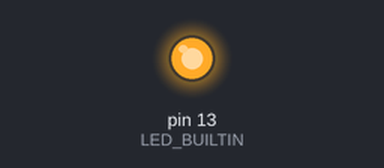
Bench run of a sketch on a simulated Arduino Uno, built with avr-gcc and run on an emulated ATmega328P. On the bench: output pins drawn as LEDs (lit = HIGH). Sleep ends after the set time or at an interrupt.

Above: at 0.1 s.
At 1.1 s:
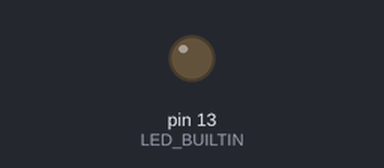
Timing chart, 0 to 2.6 s (numbered marks = the images above):
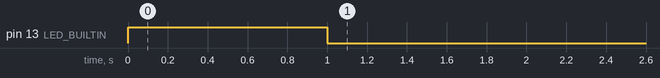

The sketch:

low_power.ino
```cpp
#define _SLEEP_CONTROL_REG  SMCR
#define SMCR _SFR_IO8(0x33)
#define _SFR_IO8(io_addr) _MMIO_BYTE((io_addr) + __SFR_OFFSET)
#define _MMIO_BYTE(mem_addr) (*(volatile uint8_t *)(mem_addr))
#define set_sleep_mode(mode) \
    do { \
        _SLEEP_CONTROL_REG = ((_SLEEP_CONTROL_REG & ~(_BV(SM0) | _BV(SM1) | _BV(SM2))) | (mode)); \
    } while(0)
#define _BV(bit) (1 << (bit))
#define bit(b) (1UL << (b))
#define SM0 1
#define SM1 2
#define SM2 3
#define _SLEEP_ENABLE_MASK  _BV(SE)
#define SE 0

#define sleep_enable()             \
do {                               \
  _SLEEP_CONTROL_REG |= (uint8_t)_SLEEP_ENABLE_MASK;   \
} while(0)
#define sleep_cpu()                              \
do {                                             \
  __asm__ __volatile__ ( "sleep" "\n\t" :: );    \
} while(0)


void setup() {
  pinMode(LED_BUILTIN, OUTPUT);
  digitalWrite(LED_BUILTIN, HIGH);
  delay(1000);
  digitalWrite(LED_BUILTIN, LOW);

  // Prepare to enter the sleep mode
  set_sleep_mode(0x03);  // currently in Power Save Mode
 /*
 #define SLEEP_MODE_IDLE (0x00<<1)
 #define SLEEP_MODE_ADC (0x01<<1)
 #define SLEEP_MODE_PWR_DOWN (0x02<<1)
 #define SLEEP_MODE_PWR_SAVE (0x03<<1)
 #define SLEEP_MODE_STANDBY (0x06<<1)
 #define SLEEP_MODE_EXT_STANDBY (0x07<<1)

 */
  sleep_enable();
  sleep_cpu(); // Arduino goes to sleep here

}

void loop() {
  //TODO
}
```
